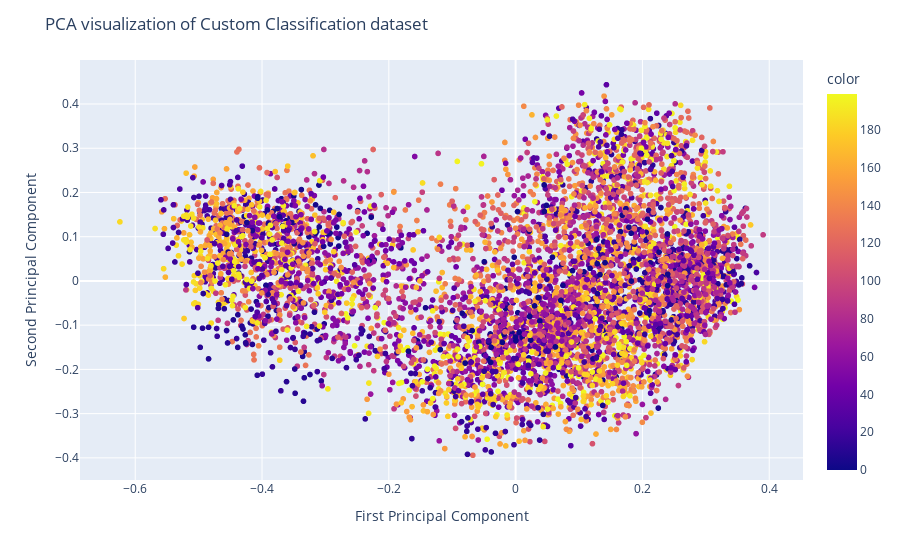

The code cell stored with this chart in its notebook:
### Code cell
# image features PCA
colors = list(range(nb_of_colors))
shuffled_classes = colors.copy()
random.shuffle(shuffled_classes)
remap = {old: new for old, new in zip(colors, shuffled_classes)}
new_colors = [remap[color] for color in color_list]

image_features_pca = image_features_cat
pca = PCA(n_components=2)
image_pca = pca.fit_transform(image_features_pca.to('cpu'))

fig = px.scatter(x=image_pca[:, 0], y=image_pca[:, 1], color=new_colors)
fig.update_layout(
    title="PCA visualization of Custom Classification dataset",
    xaxis_title="First Principal Component",
    yaxis_title="Second Principal Component",
)
fig.show()

### Figure 1 — Plotly figure (JSON) as saved in the notebook; plotly's stock layout.template omitted (floating-point values rounded to 4 significant figures; data arrays with more than 128 entries replaced by an {"elided": "..."} marker saying what was removed)
{"data": [{"hovertemplate": "x=%{x}<br>y=%{y}<br>color=%{marker.color}<extra></extra>", "legendgroup": "", "marker": {"color": {"elided": "5920 int values"}, "coloraxis": "coloraxis", "symbol": "circle"}, "mode": "markers", "name": "", "showlegend": false, "type": "scattergl", "x": {"elided": "5920 float values"}, "xaxis": "x", "y": {"elided": "5920 float values"}, "yaxis": "y"}], "layout": {"coloraxis": {"colorbar": {"title": {"text": "color"}}, "colorscale": [[0, "#0d0887"], [0.1111, "#46039f"], [0.2222, "#7201a8"], [0.3333, "#9c179e"], [0.4444, "#bd3786"], [0.5556, "#d8576b"], [0.6667, "#ed7953"], [0.7778, "#fb9f3a"], [0.8889, "#fdca26"], [1, "#f0f921"]]}, "legend": {"tracegroupgap": 0}, "margin": {"t": 60}, "title": {"text": "PCA visualization of Custom Classification dataset"}, "xaxis": {"anchor": "y", "domain": [0, 1], "title": {"text": "First Principal Component"}}, "yaxis": {"anchor": "x", "domain": [0, 1], "title": {"text": "Second Principal Component"}}}}
